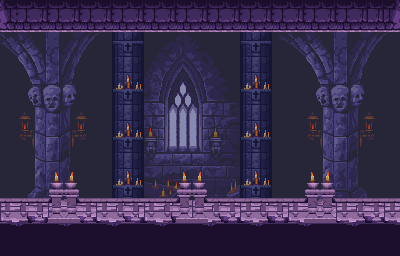

This is a level from a 2D game, rendered from its Tiled map with the project's own tilesets. A one-line summary and the map file follow, with tile-layer data summarised:
An orthogonal 25x16 tile map with 16x16 px tiles, 8 tile layers (back, middle, middle2, statue, ...) and 9 objects (door2, door1, save1, light1, light2, ...).

<map version="1.0" tiledversion="1.0.3" orientation="orthogonal" renderorder="right-down" width="25" height="16" tilewidth="16" tileheight="16" nextobjectid="552">
 <properties>
  <property name="ambientColor" value="0x444444" />
  <property name="callFunction" value="escape" />
  <property name="music" value="churchTheme" />
  <property name="paraBack" value="map17back" />
  <property name="paraMiddle" value="" />
  <property name="walkSfx" value="churchWalkSfx" />
 </properties>
 <tileset firstgid="1" name="tileground" tilewidth="16" tileheight="16" tilecount="4096" columns="64">
  <image source="../assets/environment/layers/tilesets.png" width="1024" height="1024" />
  <tile id="1438">
   <properties>
    <property name="collides" type="bool" value="true" />
   </properties>
  </tile>
  <tile id="1439">
   <properties>
    <property name="collides" type="bool" value="true" />
   </properties>
  </tile>
  <tile id="1440">
   <properties>
    <property name="collides" type="bool" value="true" />
   </properties>
  </tile>
  <tile id="1442">
   <properties>
    <property name="collides" type="bool" value="true" />
   </properties>
  </tile>
  <tile id="1443">
   <properties>
    <property name="collides" type="bool" value="true" />
   </properties>
  </tile>
  <tile id="1444">
   <properties>
    <property name="collides" type="bool" value="true" />
   </properties>
  </tile>
  <tile id="1502">
   <properties>
    <property name="collides" type="bool" value="true" />
   </properties>
  </tile>
  <tile id="1503">
   <properties>
    <property name="collides" type="bool" value="true" />
   </properties>
  </tile>
  <tile id="1504">
   <properties>
    <property name="collides" type="bool" value="true" />
   </properties>
  </tile>
  <tile id="1506">
   <properties>
    <property name="collides" type="bool" value="true" />
   </properties>
  </tile>
  <tile id="1507">
   <properties>
    <property name="collides" type="bool" value="true" />
   </properties>
  </tile>
  <tile id="1508">
   <properties>
    <property name="collides" type="bool" value="true" />
   </properties>
  </tile>
 </tileset>
 <layer name="back" width="25" height="16">
  <data>[400 cells, 400 non-empty, 216 distinct tile ids]</data>
 </layer>
 <layer name="middle" width="25" height="16">
  <data>[400 cells, 0 non-empty, 0 distinct tile ids]</data>
 </layer>
 <layer name="middle2" width="25" height="16">
  <data>[400 cells, 52 non-empty, 12 distinct tile ids]</data>
 </layer>
 <layer name="statue" width="25" height="16">
  <data>[400 cells, 0 non-empty, 0 distinct tile ids]</data>
 </layer>
 <layer name="eau" width="25" height="16" opacity="0.5">
  <data>[400 cells, 0 non-empty, 0 distinct tile ids]</data>
 </layer>
 <objectgroup name="powerup" />
 <objectgroup name="enemies" />
 <layer name="collideGround" width="25" height="16">
  <data>[400 cells, 150 non-empty, 18 distinct tile ids]</data>
 </layer>
 <layer name="spikeLayer" width="25" height="16">
  <data>[400 cells, 0 non-empty, 0 distinct tile ids]</data>
 </layer>
 <objectgroup name="elevators" />
 <objectgroup name="guepes" />
 <objectgroup name="jumpers" />
 <objectgroup name="waterFall" />
 <layer name="front" width="25" height="16">
  <data>[400 cells, 62 non-empty, 10 distinct tile ids]</data>
 </layer>
 <objectgroup name="lavaFall" />
 <objectgroup name="lava" />
 <objectgroup name="doors">
  <object id="534" name="door2" gid="182" x="32" y="176" width="16" height="16">
   <properties>
    <property name="destination" value="map16" />
    <property name="key" value="doorBlue" />
    <property name="openWith" value="any" />
    <property name="playerX" type="int" value="23" />
    <property name="playerY" type="int" value="2" />
    <property name="side" value="right" />
   </properties>
  </object>
  <object id="545" name="door1" gid="182" x="352" y="176" width="16" height="16">
   <properties>
    <property name="destination" value="map18" />
    <property name="key" value="doorBlue" />
    <property name="openWith" value="any" />
    <property name="playerX" type="int" value="1" />
    <property name="playerY" type="int" value="27" />
    <property name="side" value="left" />
   </properties>
  </object>
 </objectgroup>
 <objectgroup name="octopus" />
 <objectgroup name="fireball" />
 <objectgroup name="rhino" />
 <objectgroup name="savestation" visible="0">
  <object id="544" name="save1" gid="321" x="240" y="192" width="16" height="16">
   <properties>
    <property name="destination" value="map17" />
    <property name="key" value="savestation" />
   </properties>
  </object>
 </objectgroup>
 <objectgroup name="lights">
  <object id="546" name="light1" gid="321" x="184" y="132" width="16" height="16">
   <properties>
    <property name="color" value="0xEEC061" />
    <property name="intensity" type="int" value="1" />
    <property name="radius" type="int" value="128" />
   </properties>
  </object>
  <object id="547" name="light2" gid="321" x="64" y="184" width="16" height="16">
   <properties>
    <property name="color" value="0xEEC061" />
    <property name="intensity" type="int" value="1" />
    <property name="radius" type="int" value="48" />
   </properties>
  </object>
  <object id="548" name="light3" gid="321" x="192" y="184" width="16" height="16">
   <properties>
    <property name="color" value="0xEEC061" />
    <property name="intensity" type="int" value="1" />
    <property name="radius" type="int" value="48" />
   </properties>
  </object>
  <object id="549" name="light4" gid="321" x="320" y="184" width="16" height="16">
   <properties>
    <property name="color" value="0xEEC061" />
    <property name="intensity" type="int" value="1" />
    <property name="radius" type="int" value="48" />
   </properties>
  </object>
  <object id="550" name="light5" gid="321" x="340" y="132" width="16" height="16">
   <properties>
    <property name="color" value="0xEEC061" />
    <property name="intensity" type="int" value="1" />
    <property name="radius" type="int" value="64" />
   </properties>
  </object>
  <object id="551" name="light6" gid="321" x="52" y="132" width="16" height="16">
   <properties>
    <property name="color" value="0xEEC061" />
    <property name="intensity" type="int" value="1" />
    <property name="radius" type="int" value="64" />
   </properties>
  </object>
 </objectgroup>
</map>
